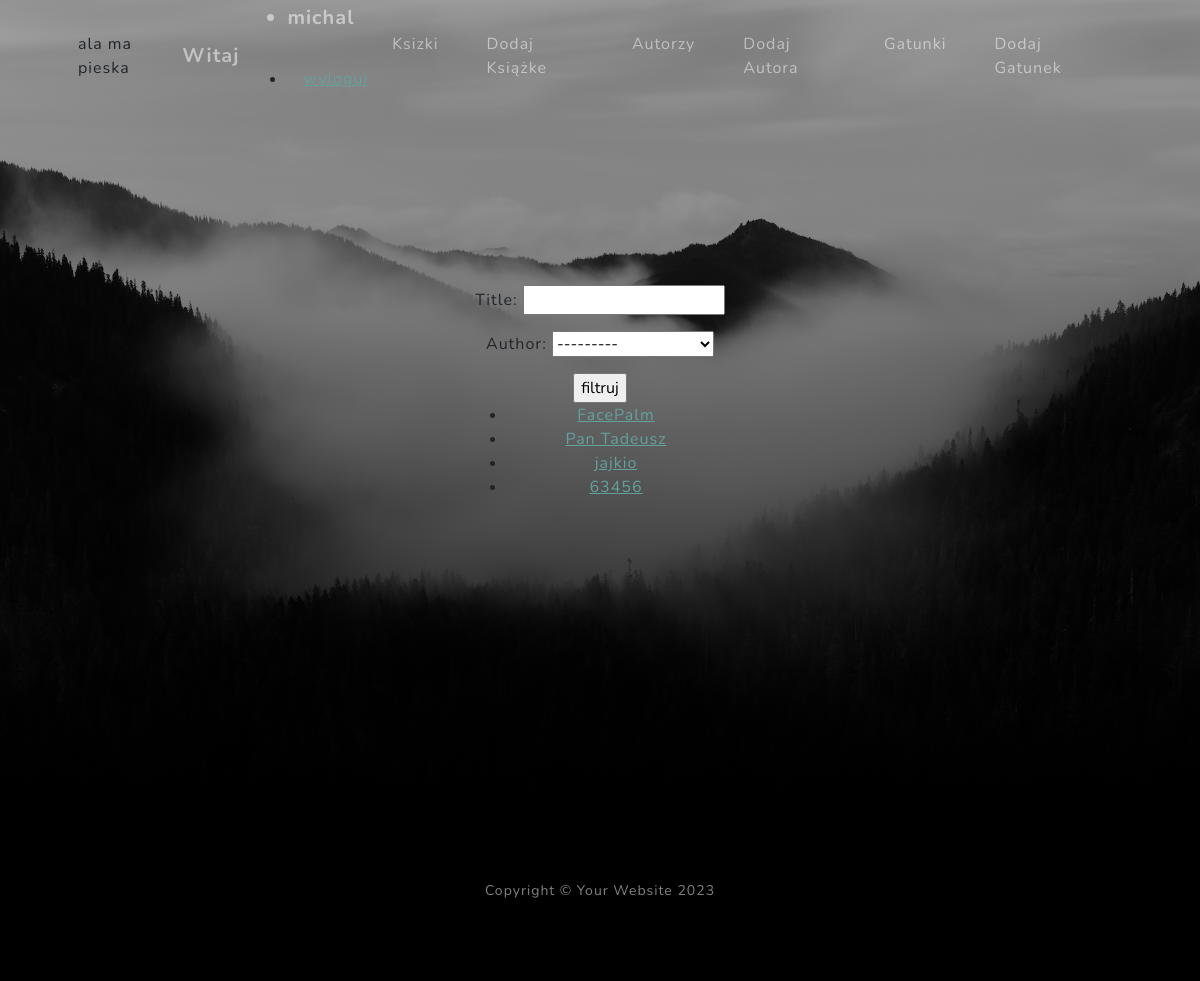
Screenshot of /listBook/ (signed in) with the database file from the repository.
### polka/models.py (models this page shows)
class Book(models.Model):
    title = models.CharField(max_length=50)
    authors = models.ForeignKey(Author, on_delete=models.CASCADE)
    genres = models.ManyToManyField(Genre)
    def get_absolute_url(self):
        return reverse('detail_book', args=(self.id,))
    def __str__(self):
        return self.title

### polka/views.py (the view)
# urls.py: path('listBook/', views.ListBookView.as_view(), name='list_book'),
class ListBookView(ListView):
    model = Book
    template_name = 'list_view.html'
    def get_context_data(self, *, object_list=None, **kwargs):
        context = super().get_context_data(object_list=object_list, **kwargs)
        context['form'] = BookSearchForm()
        context['xxx'] = 'ala ma pieska'
        return context
    def get_queryset(self):
        queryset = super().get_queryset()
        form = BookSearchForm(self.request.GET)
        if form.is_valid():
            title = form.cleaned_data['title']
            author = form.cleaned_data['author']
            queryset = queryset.filter(title__icontains=title)
            if author is not None:
                queryset = queryset.filter(authors=author)
        return queryset

### polka/forms.py
class BookSearchForm(forms.Form):
    title = forms.CharField(max_length=50, required=False)
    author = forms.ModelChoiceField(queryset=Author.objects.all(), required=False)

### polka/context_processor.py (called while the page is built)
def jajkon(request):
    return {'xxx':randint(1,100)}

### polka/models.py (called while the page is built)
    def __str__(self):
        return f'{self.first_name} {self.last_name}'

### templates/list_view.html
{% extends 'index.html' %}
{% block zawartosc %}
    {% if form %}
        <form>
            {{ form.as_p }}
            <input type="submit" value="filtruj">
        </form>
    {% endif %}
    {% include 'list.html' %}
{% endblock %}

### templates/navbar.html (shortened to what this page needs)
<div class="container px-4 px-lg-5">
{{ xxx }}
    <a class="navbar-brand" href="#page-top">Witaj {% if user.is_authenticated %}
        <ul>
            <li>{{ user.username }} </li>
            <li><a href="{% url 'logout_view' %}">wyloguj</a></li>
        </ul>
    {% else %}
        nieznajomy
        <a href="{% url 'login_view' %}">zaloguj</a>
        <a href="{% url 'register_view' %}">zarejestruj</a>
    {% endif %}</a>
    <div class="collapse navbar-collapse" id="navbarResponsive">
        <ul class="navbar-nav ms-auto">
            <li class="nav-item"><a class="nav-link" href="{% url 'list_book' %}">Ksizki</a></li>
            <li class="nav-item"><a class="nav-link" href="{% url 'add_book' %}">Dodaj Książke</a></li>
            <li class="nav-item"><a class="nav-link" href="{% url  'authors' %}">Autorzy</a></li>
            <li class="nav-item"><a class="nav-link" href="{% url  'add_author' %}">Dodaj Autora</a></li>
            <li class="nav-item"><a class="nav-link" href="{% url 'list_genre' %}">Gatunki</a></li>
            <li class="nav-item"><a class="nav-link" href="{% url 'add_genre' %}">Dodaj Gatunek</a></li>
        </ul>
    </div>
</div>

### templates/list.html
<ul>
    {% for obj in object_list %}
        <li><a href="{{ obj.get_absolute_url }}"> {{ obj }}</a></li>
    {% endfor %}
</ul>

### rows the page displays
Book: title "FacePalm"
Book: title "Pan Tadeusz"
Book: title "jajkio"
Book: title "63456"

### other values shown
{{ user.username }} "michal"
